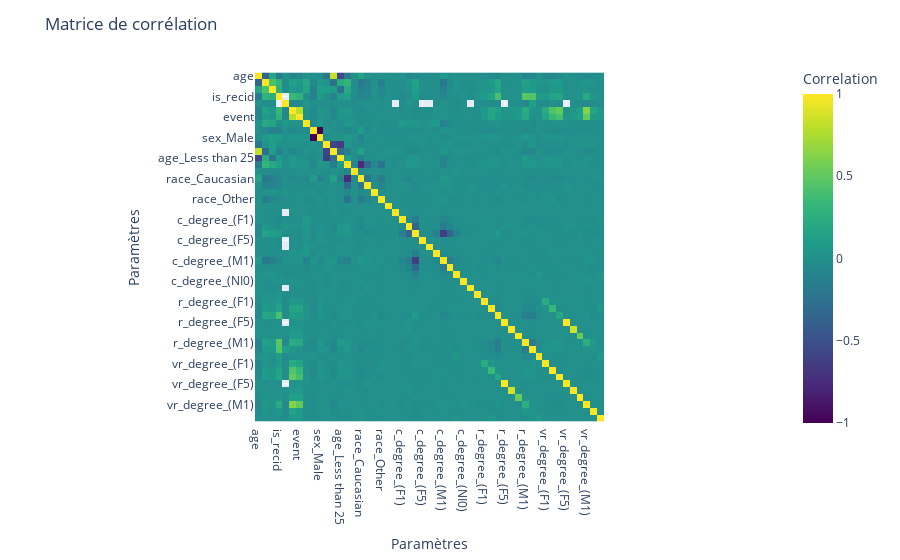

The notebook cell saved with this chart:
### Code cell
def plot_correlation_matrix(df):
    """
    Plots a correlation matrix using Matplotlib.
    
    Args:
    df (pandas DataFrame): The DataFrame for which the correlation matrix will be plotted.
    """
    # Calculate the correlation matrix
    corr_matrix = df.corr()

    # Create heatmap with hover tooltips using Plotly Express
    fig = px.imshow(corr_matrix,
                    labels=dict(x="Paramètres", y="Paramètres", color="Correlation"),
                    x=corr_matrix.index,
                    y=corr_matrix.columns,
                    color_continuous_scale='Viridis')

    # Update hover template
    fig.update_traces(hovertemplate='Feature 1: %{y}<br>Feature 2: %{x}<br>Correlation: %{z}<extra></extra>')

    # Set layout
    fig.update_layout(title='Matrice de corrélation')

    # Show plot
    fig.show()

plot_correlation_matrix(df_encoded)

### Figure 1 — Plotly figure (JSON) as saved in the notebook; plotly's stock layout.template omitted (floating-point values rounded to 4 significant figures; data arrays with more than 128 entries replaced by an {"elided": "..."} marker saying what was removed)
{"data": [{"coloraxis": "coloraxis", "hovertemplate": "Feature 1: %{y}<br>Feature 2: %{x}<br>Correlation: %{z}<extra></extra>", "name": "0", "type": "heatmap", "x": ["age", "decile_score", "priors_count", "is_recid", "r_days_from_arrest", "is_violent_recid", "event", "duration", "sex_Female", "sex_Male", "age_25 - 45", "age_Greater than 45", "age_Less than 25", "race_African-American", "race_Asian", "race_Caucasian", "race_Hispanic", "race_Native American", "race_Other", "c_degree_(CO3)", "c_degree_(CT)", "c_degree_(F1)", "c_degree_(F2)", "c_degree_(F3)", "c_degree_(F5)", "c_degree_(F6)", "c_degree_(F7)", "c_degree_(M1)", "c_degree_(M2)", "c_degree_(MO3)", "c_degree_(NI0)", "c_degree_(TCX)", "r_degree_(CO3)", "r_degree_(F1)", "r_degree_(F2)", "r_degree_(F3)", "r_degree_(F5)", "r_degree_(F6)", "r_degree_(F7)", "r_degree_(M1)", "r_degree_(M2)", "r_degree_(MO3)", "vr_degree_(F1)", "vr_degree_(F2)", "vr_degree_(F3)", "vr_degree_(F5)", "vr_degree_(F6)", "vr_degree_(F7)", "vr_degree_(M1)", "vr_degree_(M2)", "vr_degree_(MO3)"], "xaxis": "x", "y": ["age", "decile_score", "priors_count", "is_recid", "r_days_from_arrest", "is_violent_recid", "event", "duration", "sex_Female", "sex_Male", "age_25 - 45", "age_Greater than 45", "age_Less than 25", "race_African-American", "race_Asian", "race_Caucasian", "race_Hispanic", "race_Native American", "race_Other", "c_degree_(CO3)", "c_degree_(CT)", "c_degree_(F1)", "c_degree_(F2)", "c_degree_(F3)", "c_degree_(F5)", "c_degree_(F6)", "c_degree_(F7)", "c_degree_(M1)", "c_degree_(M2)", "c_degree_(MO3)", "c_degree_(NI0)", "c_degree_(TCX)", "r_degree_(CO3)", "r_degree_(F1)", "r_degree_(F2)", "r_degree_(F3)", "r_degree_(F5)", "r_degree_(F6)", "r_degree_(F7)", "r_degree_(M1)", "r_degree_(M2)", "r_degree_(MO3)", "vr_degree_(F1)", "vr_degree_(F2)", "vr_degree_(F3)", "vr_degree_(F5)", "vr_degree_(F6)", "vr_degree_(F7)", "vr_degree_(M1)", "vr_degree_(M2)", "vr_degree_(MO3)"], "yaxis": "y", "z": {"elided": "51x51 float values"}}], "layout": {"coloraxis": {"colorbar": {"title": {"text": "Correlation"}}, "colorscale": [[0, "#440154"], [0.1111, "#482878"], [0.2222, "#3e4989"], [0.3333, "#31688e"], [0.4444, "#26828e"], [0.5556, "#1f9e89"], [0.6667, "#35b779"], [0.7778, "#6ece58"], [0.8889, "#b5de2b"], [1, "#fde725"]]}, "margin": {"t": 60}, "title": {"text": "Matrice de corrélation"}, "xaxis": {"anchor": "y", "constrain": "domain", "domain": [0, 1], "scaleanchor": "y", "title": {"text": "Paramètres"}}, "yaxis": {"anchor": "x", "autorange": "reversed", "constrain": "domain", "domain": [0, 1], "title": {"text": "Paramètres"}}}}
